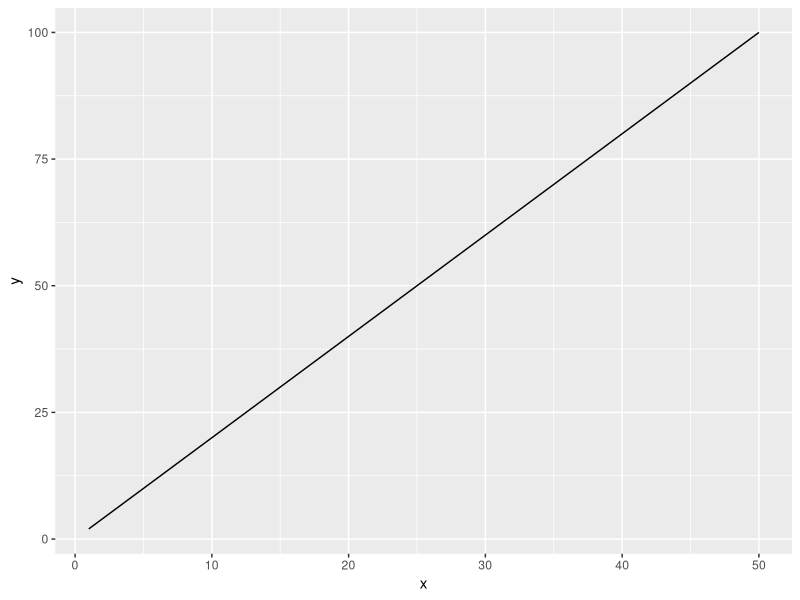
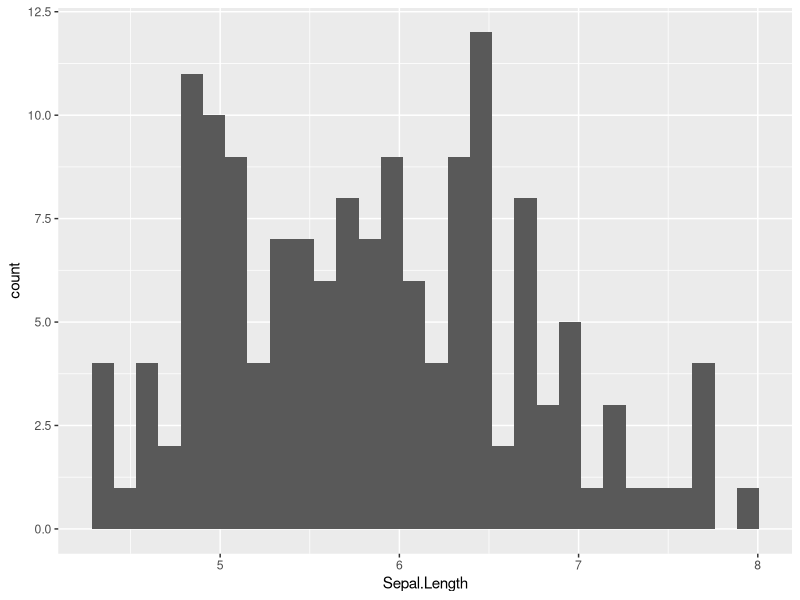
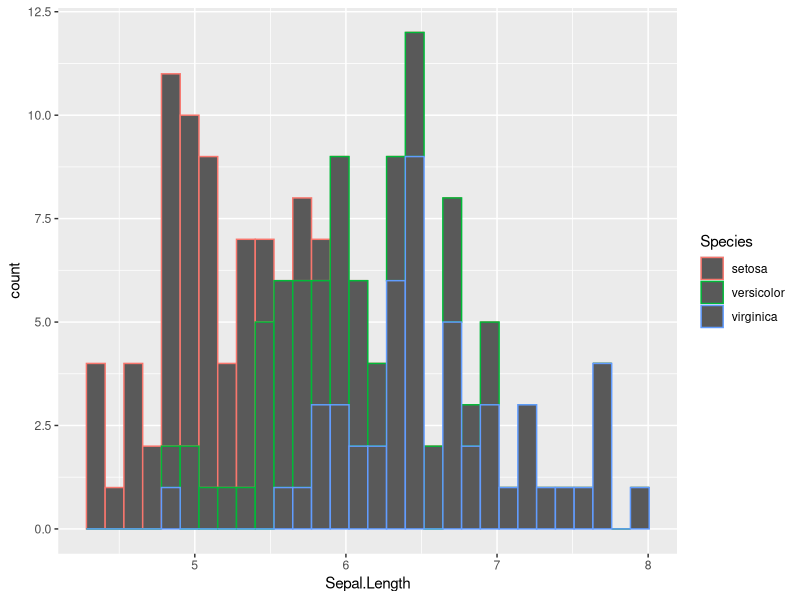
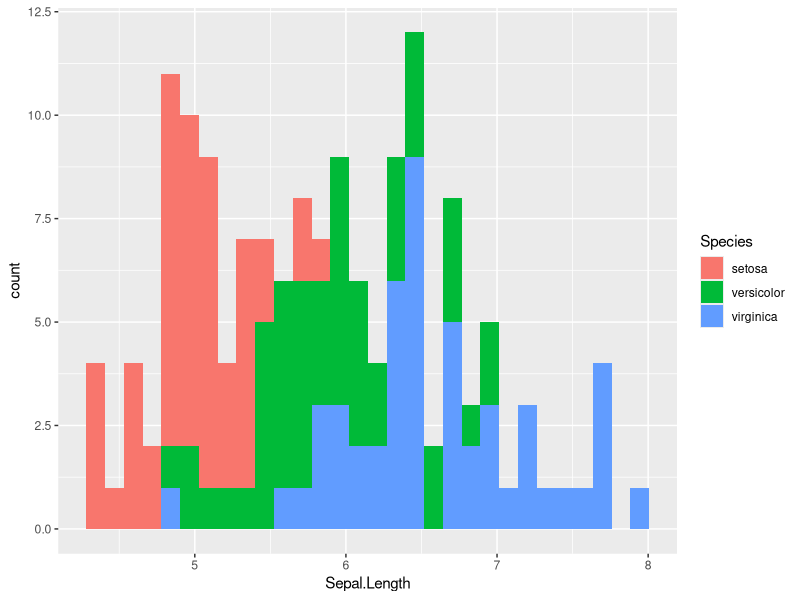
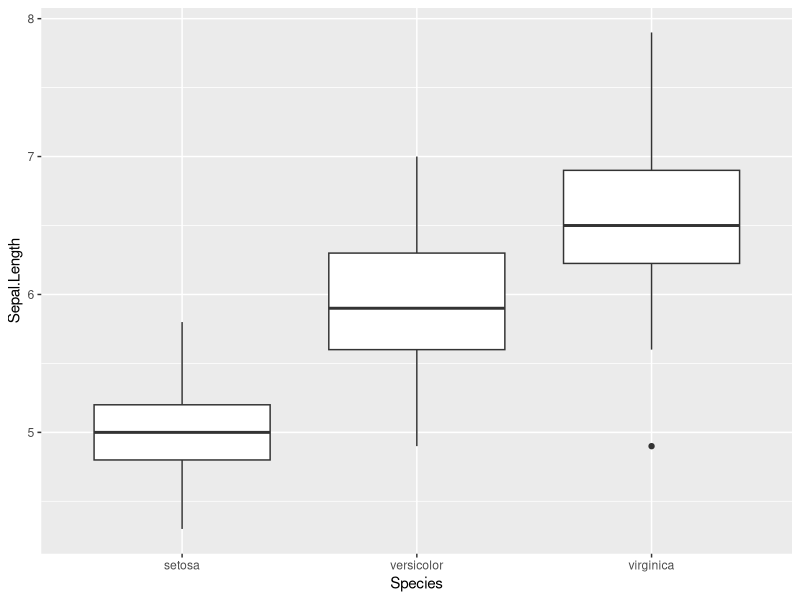
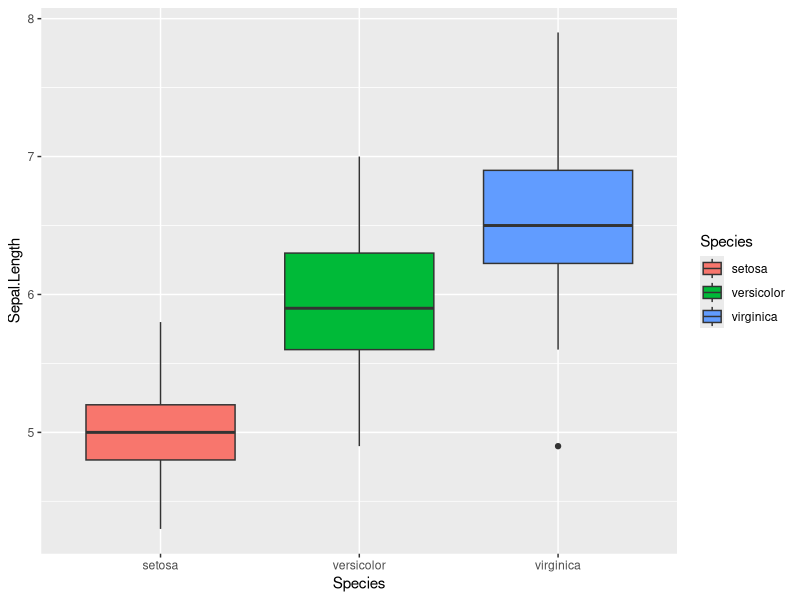
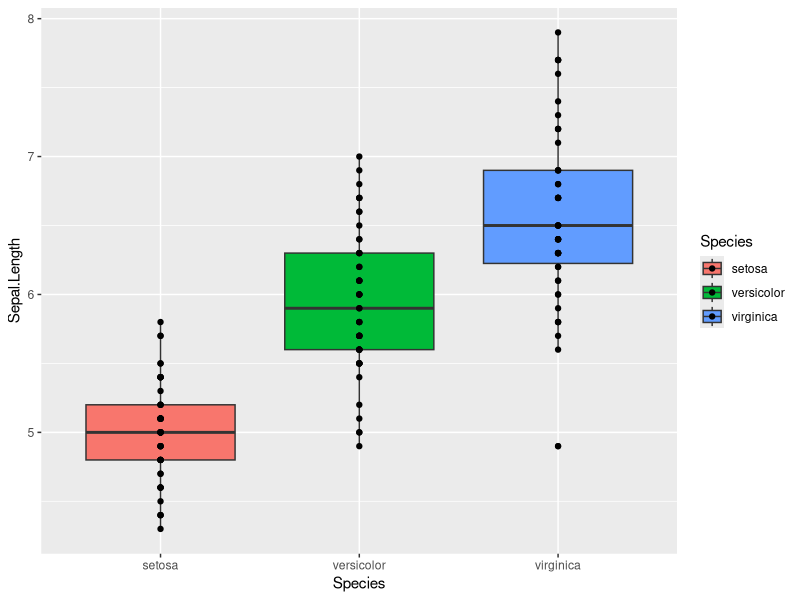
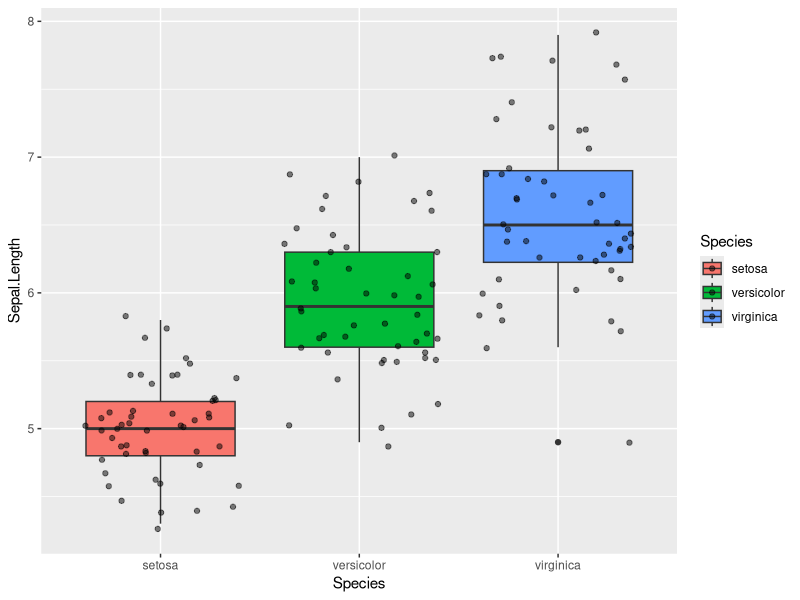

These figures' R source, in order:
library(tidyverse)

set.seed(123)

iris_sub<-as_tibble(iris) %>%
  group_by(Species) %>%
  sample_n(3) %>%
  ungroup()

print(iris_sub)

# refresher ---------------------------------------------------------------


# exercise 1
# filter iris_sub to those with Sepal.Length greater than 5
# assign to 'df_g5'
df_g5<-filter(iris_sub, Sepal.Length > 5)
#excercise 2
#select columns of Sepal.Length and Petal.Width from iris_sub
#assign to df_sp
df_sp<-select(iris_sub, c(Sepal.Length, Petal.Width))
#excercise 3
#arrange  rows by Petal.Width in iris_sub
#assign to df_arrange
df_arrange<-arrange(iris_sub, Petal.Width)
#excercise 4
#do excercise 1-3 at once with pipes
#assign to 'df_master'
df_master<-iris_sub%>%
  filter(Sepal.Length > 5)%>%
  select(c(Sepal.Length, Petal.Width))%>%
  arrange(Petal.Width)

#extra
#calculate mean Petal.Width for each species seperately
#use group by and summarize functions
df_mean<-iris_sub%>%
  group_by(Species)%>%
  summarize(mean_pw = mean(iris_sub))


# ggplot ------------------------------------------------------------------

#basic syntax
##without pipe
g_example<-ggplot(data = iris,
       mapping = aes(x = Sepal.Length,
                     y = Sepal.Width)) + 
  geom_point()

##with pipe
g_example<-iris %>%
  ggplot(mapping = aes(x = Sepal.Length,
    y = Sepal.Width)) +
      geom_point()

#color
g_col<-iris %>%
  ggplot(mapping = aes(x = Sepal.Length,
                       y = Sepal.Width,
         color = Species)) +
  geom_point()

#pitfall
g_col<-iris %>%
  ggplot(mapping = aes(x = Sepal.Length,
                       y = Sepal.Width),
         color = Species) +
           geom_point()

g_scol<-iris%>%
  ggplot(mapping = aes(x = Sepal.Length,
                       y = Sepal.Width)) +
  geom_point(color = "salmon")

## line plot
df0 <- tibble(x = rep(1:50, 3),
              y = x * 2)

df0 %>%
  ggplot(aes(x=x,
             y=y)) +
  geom_line()

#histogram
iris %>%
  ggplot(aes(x = Sepal.Length)) +
  geom_histogram()

#histogram colored by Species
iris %>%
  ggplot(aes(x = Sepal.Length,
             color=Species)) +
  geom_histogram()

#histogram filled by Species
iris %>%
  ggplot(aes(x = Sepal.Length,
             fill=Species)) +
  geom_histogram()

#boxplot
iris %>%
  ggplot(aes(y = Sepal.Length,
             x = Species)) +
  geom_boxplot()

#boxplot filled by species
iris %>%
  ggplot(aes(y = Sepal.Length,
             x = Species,
             fill = Species)) +
  geom_boxplot()

#use multiple layers
#example 1
iris %>%
  ggplot(aes(y=Sepal.Length,
             x=Species,
             fill = Species)) +
  geom_boxplot() +
  geom_point()
#example 2
iris %>%
  ggplot(aes(y=Sepal.Length,
             x=Species,
             fill = Species)) +
  geom_boxplot() +
  geom_jitter(alpha=0.5)